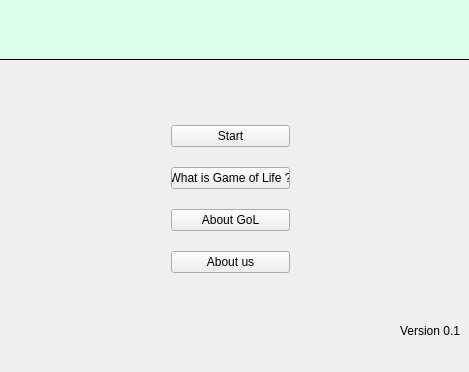
<?xml version="1.0" encoding="UTF-8"?>
<ui version="4.0">
 <class>MainWindow</class>
 <widget class="QMainWindow" name="MainWindow">
  <property name="geometry">
   <rect>
    <x>0</x>
    <y>0</y>
    <width>469</width>
    <height>372</height>
   </rect>
  </property>
  <property name="windowTitle">
   <string>MainWindow</string>
  </property>
  <widget class="QWidget" name="centralWidget">
   <widget class="QLabel" name="label">
    <property name="geometry">
     <rect>
      <x>400</x>
      <y>320</y>
      <width>61</width>
      <height>21</height>
     </rect>
    </property>
    <property name="text">
     <string>Version 0.1</string>
    </property>
   </widget>
   <widget class="Line" name="line">
    <property name="geometry">
     <rect>
      <x>0</x>
      <y>50</y>
      <width>471</width>
      <height>16</height>
     </rect>
    </property>
    <property name="orientation">
     <enum>Qt::Horizontal</enum>
    </property>
   </widget>
   <widget class="QFrame" name="frame">
    <property name="geometry">
     <rect>
      <x>-1</x>
      <y>-1</y>
      <width>471</width>
      <height>61</height>
     </rect>
    </property>
    <property name="autoFillBackground">
     <bool>false</bool>
    </property>
    <property name="styleSheet">
     <string notr="true">background-color: rgb(220, 255, 234);
border: 1px solid black;</string>
    </property>
    <property name="frameShape">
     <enum>QFrame::StyledPanel</enum>
    </property>
    <property name="frameShadow">
     <enum>QFrame::Raised</enum>
    </property>
   </widget>
   <widget class="QWidget" name="">
    <property name="geometry">
     <rect>
      <x>160</x>
      <y>100</y>
      <width>141</width>
      <height>201</height>
     </rect>
    </property>
    <layout class="QVBoxLayout" name="verticalLayout">
     <item>
      <widget class="QPushButton" name="pushButton">
       <property name="text">
        <string>Start</string>
       </property>
      </widget>
     </item>
     <item>
      <widget class="QPushButton" name="pushButton_2">
       <property name="text">
        <string>What is Game of Life ?</string>
       </property>
      </widget>
     </item>
     <item>
      <widget class="QPushButton" name="pushButton_3">
       <property name="text">
        <string>About GoL</string>
       </property>
      </widget>
     </item>
     <item>
      <widget class="QPushButton" name="pushButton_4">
       <property name="text">
        <string>About us</string>
       </property>
      </widget>
     </item>
    </layout>
   </widget>
  </widget>
  <widget class="QMenuBar" name="menuBar">
   <property name="geometry">
    <rect>
     <x>0</x>
     <y>0</y>
     <width>469</width>
     <height>21</height>
    </rect>
   </property>
  </widget>
 </widget>
 <layoutdefault spacing="6" margin="11"/>
 <resources/>
 <connections/>
</ui>
